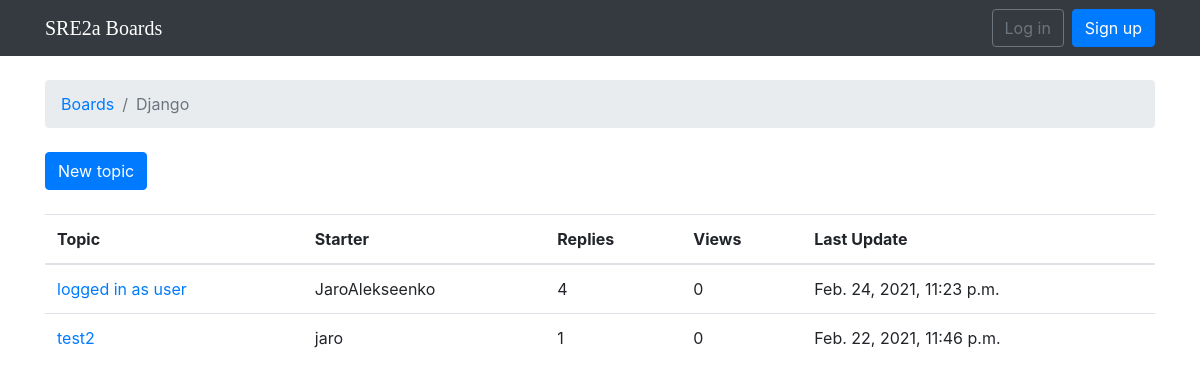
The app's page /boards/1/, older data.
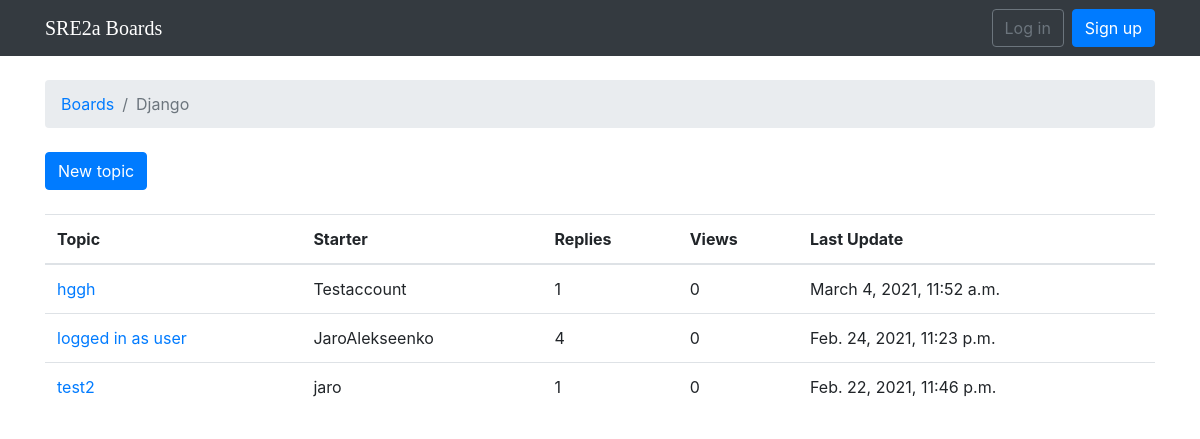
The same page, newer data.
### boards/models.py (models this page shows, shortened)
class Topic(models.Model):
    subject = models.CharField(max_length=255)
    last_updated = models.DateTimeField(auto_now_add=True)
    board = models.ForeignKey(Board, related_name='topics', on_delete=models.CASCADE,)
    starter = models.ForeignKey(User, related_name='topics', on_delete=models.CASCADE,)
    views = models.PositiveIntegerField(default=0)

### boards/views.py (the view)
# urls.py: url(r'^boards/(?P<pk>\d+)/$', views.board_topics, name='board_topics'),
def board_topics(request, pk):
    board = get_object_or_404(Board, pk=pk)
    topics = board.topics.order_by('-last_updated').annotate(replies=Count('posts'))
    return render(request, 'topics.html', {'board': board, 'topics': topics})

### templates/topics.html (shortened to what this page needs)
{% extends 'base.html' %}
{% block breadcrumb %}
  <li class="breadcrumb-item"><a href="{% url 'home' %}">Boards</a></li>
  <li class="breadcrumb-item active">{{ board.name }}</li>
{% endblock %}
{% block content %}
  <div class="mb-4">
    <a href="{% url 'new_topic' board.pk %}" class="btn btn-primary">New topic</a>
  </div>
  <table class="table">
    <thead class="thead-inverse">
      <tr>
        <th>Topic</th>
        <th>Starter</th>
        <th>Replies</th>
        <th>Views</th>
        <th>Last Update</th>
      </tr>
    </thead>
    <tbody>
      {% for topic in topics %}
        <tr>
          <td><a href="{% url 'topic_posts' board.pk topic.pk %}">{{ topic.subject }}</a></td>
          <td>{{ topic.starter.username }}</td>
          <td>{{ topic.replies }}</td>
          <td>{{ topic.views }}</td>
          <td>{{ topic.last_updated }}</td>
        </tr>
      {% endfor %}
    </tbody>
  </table>
{% endblock %}

Row changes from the older to the newer data that the page shows:
added Topic: subject "hggh", starter.username "Testaccount", replies "1", views "0", last_updated "March 4, 2021, 11:52 a.m."
